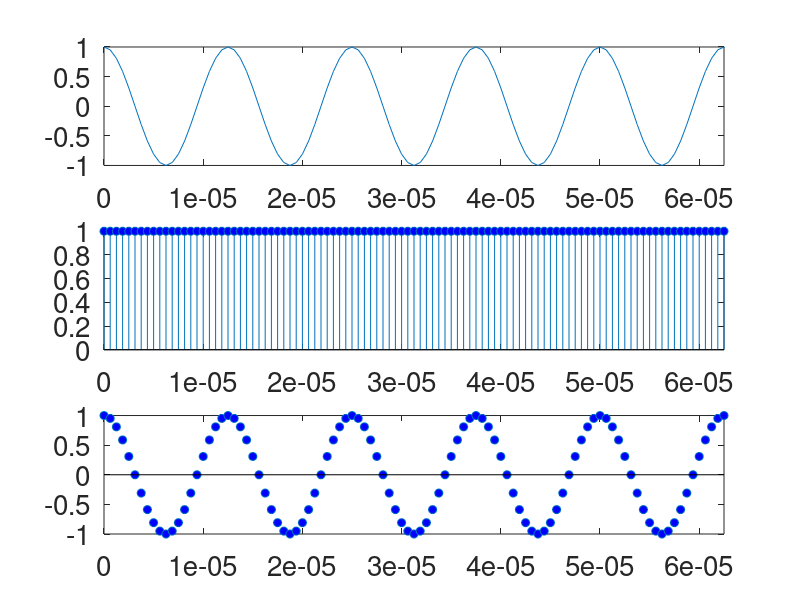

The MATLAB script that drew this image:
close all; clear all; clc;
pkg load signal;

% Altera o tamanho da fonte nos plots para 15
set(0, 'DefaultAxesFontSize', 20);

% Defining the base signal amplitude.
A_signal = 1;

% Defining the frequency for the base signal 
f_signal = 80000;

% Defining the period and frequency of sampling:
fs = 20*f_signal;
Ts = 1/fs;
T = 1/f_signal;

% Defining the sinal period.
t_inicial = 0;
t_final = 0.5;

% "t" vector, correspondig to the time period of analysis, on time domain.
t = [t_inicial:Ts:t_final];

signal = A_signal*cos(2*pi*f_signal*t);

% Criando um trem de impulsos com período de 2T
impulse_train = zeros(size(t));
impulse_train(mod(t, 1/fs) == 0) = 1;

signal_sampled = signal .* impulse_train;

figure(1)
subplot(311)
plot(t,signal)
xlim([0 5*T])
subplot(312)
stem(t,impulse_train, 'MarkerFaceColor', 'b')
xlim([0 5*T])
subplot(313)
stem(t,signal_sampled, 'LineStyle','none', 'MarkerFaceColor', 'b')
xlim([0 5*T])
